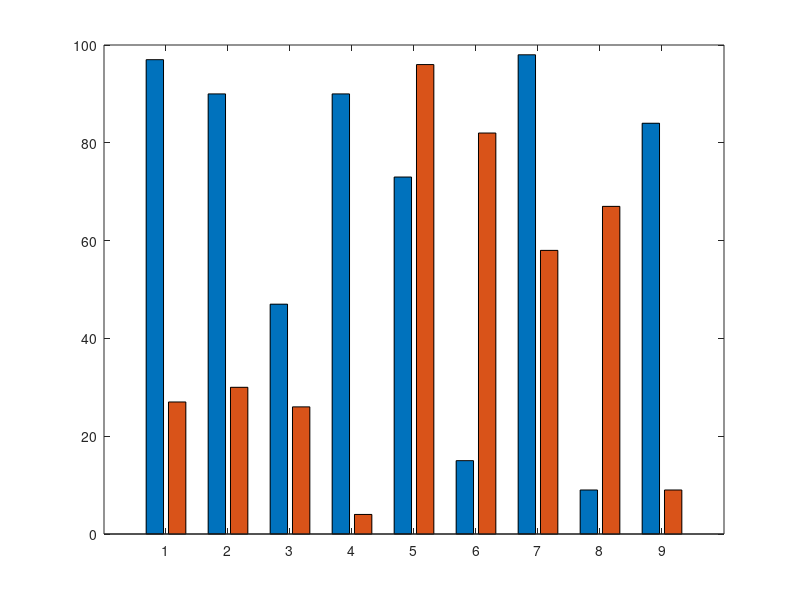

MATLAB code to generate this figure: (Note: this script raises an error after producing the figure.)
clear all; close all; clc;

y = randi([1,100],9,2);

error_data = randi([1,100],9,2)/100;

figure,mybar = bar(y,'grouped');
hold on
mybar(1).BaseValue = -2;
mybar(2).BaseValue = -2;
grid on
% Calculate the number of groups and number of bars in each group
[ngroups,nbars] = size(y);
% Get the x coordinate of the bars
x = nan(nbars, ngroups);
for i = 1:nbars
    x(i,:) = mybar(i).XEndPoints;
end
% Plot the errorbars
errorbar(x',y,error_data,'k','linestyle','none');
hold off
Current_Figure = gca;
std_y_axis_max = ceil(max(error_data(:))/2);
y_axis_max = max(y(:))+5;
Current_Figure.YLim = [0 y_axis_max];
figure_title = "Group A vs Group B Random Results";
Current_Figure.Title.String = figure_title;
Current_Figure.YLabel.String = "Score (Group A vs. Group B)";
Current_Figure.XTickLabel = ["Category 1"; "Category 2"; "Category 3"; "Category 4"; "Category 5"; "Category 6"; "Category 7"; "Category 8"; "Category 9";];
Current_Figure.TickLength = [0 1];
legend("Group A", "Group B",'Location','Best');
% Current_Figure.YTickLabel = {-2; ""; -1; ""; 0; ""; 1; ""; 2};
set(gca,'FontSize',28) 